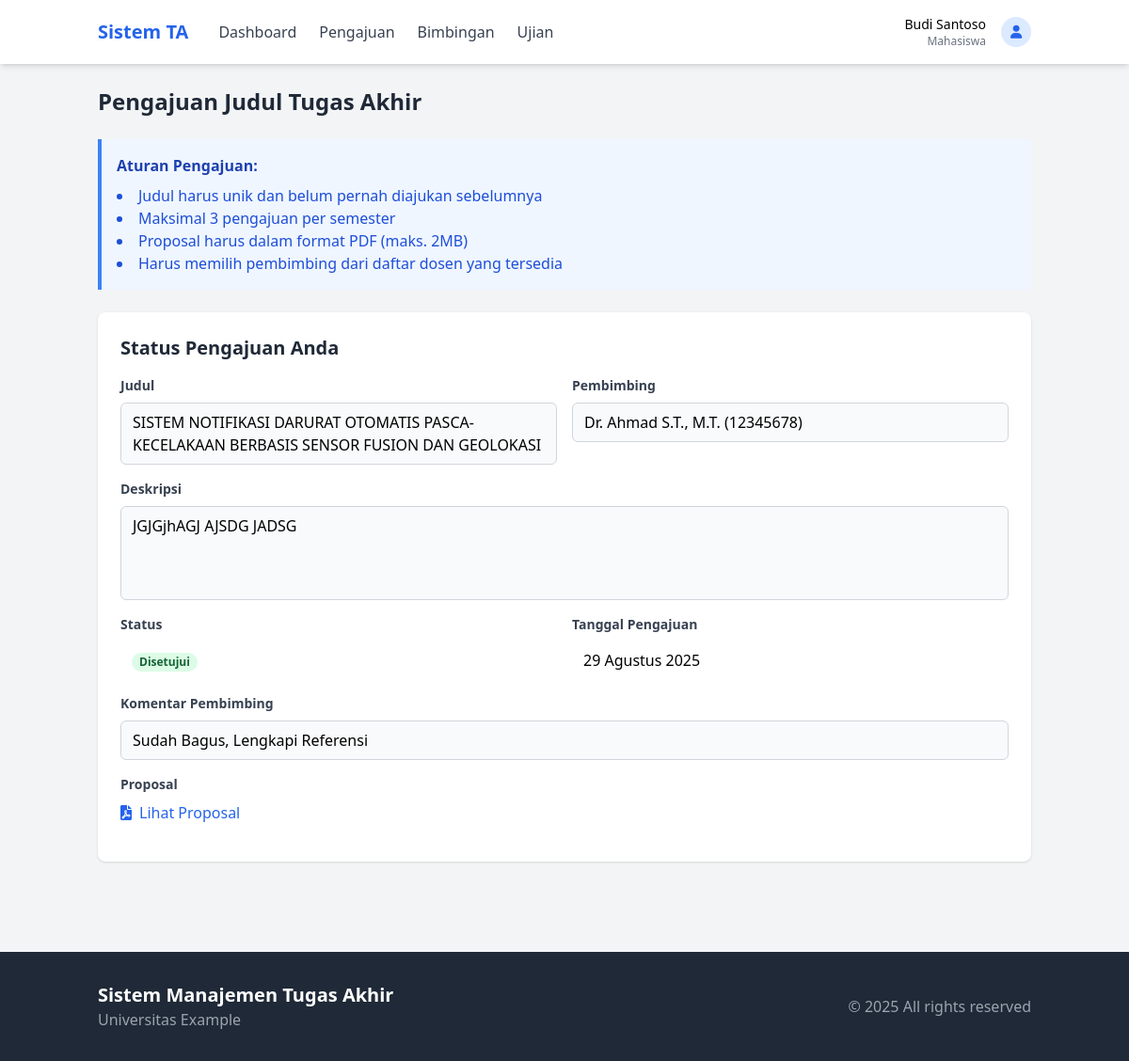
Page /modules/mahasiswa/pengajuan.php (signed in) on the committed database.
### tables this page shows
CREATE TABLE IF NOT EXISTS `tugas_akhir` (
  `id` int NOT NULL AUTO_INCREMENT,
  `mahasiswa_id` int DEFAULT NULL,
  `dosen_id` int DEFAULT NULL,
  `judul` varchar(255) NOT NULL,
  `deskripsi` text,
  `proposal_path` varchar(255) DEFAULT NULL,
  `status` enum('Diajukan','Review','Disetujui','Ditolak','Selesai') DEFAULT 'Diajukan',
  `tanggal_pengajuan` timestamp NULL DEFAULT CURRENT_TIMESTAMP,
  `catatan_dosen` text,
  PRIMARY KEY (`id`),
  KEY `mahasiswa_id` (`mahasiswa_id`),
  KEY `dosen_id` (`dosen_id`),
  CONSTRAINT `tugas_akhir_ibfk_1` FOREIGN KEY (`mahasiswa_id`) REFERENCES `mahasiswa` (`id`) ON DELETE CASCADE,
  CONSTRAINT `tugas_akhir_ibfk_2` FOREIGN KEY (`dosen_id`) REFERENCES `dosen` (`id`) ON DELETE SET NULL
);

CREATE TABLE IF NOT EXISTS `users` (
  `id` int NOT NULL AUTO_INCREMENT,
  `username` varchar(50) NOT NULL,
  `password` varchar(255) NOT NULL,
  `role` enum('admin','dosen','mahasiswa') NOT NULL,
  `nama` varchar(100) NOT NULL,
  `email` varchar(100) NOT NULL,
  `created_at` timestamp NULL DEFAULT CURRENT_TIMESTAMP,
  PRIMARY KEY (`id`),
  UNIQUE KEY `username` (`username`)
);

CREATE TABLE IF NOT EXISTS `dosen` (
  `id` int NOT NULL AUTO_INCREMENT,
  `user_id` int DEFAULT NULL,
  `nidn` varchar(20) NOT NULL,
  `bidang_keahlian` varchar(100) NOT NULL,
  `peran` enum('Pembimbing','Penguji','Keduanya') NOT NULL,
  PRIMARY KEY (`id`),
  UNIQUE KEY `nidn` (`nidn`),
  KEY `user_id` (`user_id`),
  CONSTRAINT `dosen_ibfk_1` FOREIGN KEY (`user_id`) REFERENCES `users` (`id`) ON DELETE CASCADE
);

### includes/functions.php (called while the page is built, shortened)
<?php
function getTugasAkhirByMahasiswa($mahasiswa_id) {
    global $pdo;
    $stmt = $pdo->prepare("
        SELECT ta.*, d.nidn, u.nama as dosen_nama
        FROM tugas_akhir ta
        LEFT JOIN dosen d ON ta.dosen_id = d.id
        LEFT JOIN users u ON d.user_id = u.id
        WHERE ta.mahasiswa_id = ?
    ");
    $stmt->execute([$mahasiswa_id]);
    return $stmt->fetch(PDO::FETCH_ASSOC);
}
function getMahasiswaByUserId($user_id) {
    global $pdo;
    $stmt = $pdo->prepare("
        SELECT m.*, u.nama, u.email
        FROM mahasiswa m
        JOIN users u ON m.user_id = u.id
        WHERE m.user_id = ?
    ");
    $stmt->execute([$user_id]);
    return $stmt->fetch(PDO::FETCH_ASSOC);
}
function getStatusBadgeClass($status) {
    switch ($status) {
        case 'Disetujui':
        case 'Dikonfirmasi':
        case 'Selesai':
        case 'Lulus':
        case 'Aktif':
            return 'bg-green-100 text-green-800';
    }
}
function formatTanggal($date) {
    $months = [
        'Januari', 'Februari', 'Maret', 'April', 'Mei', 'Juni',
        'Juli', 'Agustus', 'September', 'Oktober', 'November', 'Desember'
    ];
    $time = strtotime($date);
    return date('d', $time) . ' ' . $months[date('n', $time) - 1] . ' ' . date('Y', $time);
}
?>

### modules/mahasiswa/pengajuan.php (the view, shortened to what this page needs)
<?php
$mahasiswa = getMahasiswaByUserId($_SESSION['user_id']);
$mahasiswa_id = $mahasiswa['id'];
$tugas_akhir = getTugasAkhirByMahasiswa($mahasiswa_id);
$dosen = getAllDosen();
?>
<!DOCTYPE html>
<html lang="id">
<head>
    <script src="https://cdn.tailwindcss.com"></script>
    <link rel="stylesheet" href="https://cdnjs.cloudflare.com/ajax/libs/font-awesome/6.0.0/css/all.min.css">
</head>
<body class="bg-gray-100">
    <?php include '../../includes/header.php'; ?>
    <div class="container mx-auto px-4 py-6">
        <h1 class="text-2xl font-bold text-gray-800 mb-6">Pengajuan Judul Tugas Akhir</h1>
        <div class="bg-blue-50 border-l-4 border-blue-500 p-4 mb-6">
            <h3 class="font-bold text-blue-800">Aturan Pengajuan:</h3>
            <ul class="list-disc list-inside text-blue-700 mt-2">
                <li>Judul harus unik dan belum pernah diajukan sebelumnya</li>
                <li>Maksimal 3 pengajuan per semester</li>
                <li>Proposal harus dalam format PDF (maks. 2MB)</li>
                <li>Harus memilih pembimbing dari daftar dosen yang tersedia</li>
            </ul>
        </div>
        <?php if (!$tugas_akhir): ?>
            <div class="bg-white rounded-lg shadow p-6 mb-6">
                <h2 class="text-xl font-bold text-gray-800 mb-4">Ajukan Judul Baru</h2>
                <form method="POST" action="" enctype="multipart/form-data">
                    <div class="mb-4">
                        <label class="block text-gray-700 text-sm font-bold mb-2" for="judul">Judul Proposal</label>
                        <input type="text" id="judul" name="judul" required class="w-full px-3 py-2 border border-gray-300 rounded-md focus:outline-none focus:ring-2 focus:ring-blue-500" placeholder="Masukkan judul proposal">
                    </div>
                    <div class="mb-4">
                        <label class="block text-gray-700 text-sm font-bold mb-2" for="deskripsi">Deskripsi Singkat</label>
                        <textarea id="deskripsi" name="deskripsi" rows="4" required class="w-full px-3 py-2 border border-gray-300 rounded-md focus:outline-none focus:ring-2 focus:ring-blue-500" placeholder="Jelaskan secara singkat tentang proposal TA Anda"></textarea>
                    </div>
                    <div class="mb-4">
                        <label class="block text-gray-700 text-sm font-bold mb-2" for="dosen_id">Pilihan Pembimbing</label>
                        <select id="dosen_id" name="dosen_id" required class="w-full px-3 py-2 border border-gray-300 rounded-md focus:outline-none focus:ring-2 focus:ring-blue-500">
                            <option value="">-- Pilih Dosen Pembimbing --</option>
                            <?php foreach ($dosen as $d): ?>
                                <?php if ($d['peran'] === 'Pembimbing' || $d['peran'] === 'Keduanya'): ?>
                                    <option value="<?php echo $d['id']; ?>"><?php echo $d['nama'] . ' (' . $d['nidn'] . ') - ' . $d['bidang_keahlian']; ?></option>
                                <?php endif; ?>
                            <?php endforeach; ?>
                        </select>
                    </div>
                    <div class="mb-4">
                        <label class="block text-gray-700 text-sm font-bold mb-2" for="proposal">Upload Proposal (PDF, maks. 2MB)</label>
                        <input type="file" id="proposal" name="proposal" accept=".pdf" required class="w-full px-3 py-2 border border-gray-300 rounded-md focus:outline-none focus:ring-2 focus:ring-blue-500">
                        <p class="text-gray-500 text-xs mt-1">Hanya file PDF dengan ukuran maksimal 2MB</p>
                    </div>
                    <div class="flex justify-end">
                        <button type="submit" name="submit_pengajuan" class="bg-blue-500 text-white px-4 py-2 rounded-md hover:bg-blue-600 transition">
                            Ajukan Judul
                        </button>
                    </div>
                </form>
            </div>
        <?php else: ?>
            <div class="bg-white rounded-lg shadow p-6 mb-6">
                <h2 class="text-xl font-bold text-gray-800 mb-4">Status Pengajuan Anda</h2>
                <div class="grid grid-cols-1 md:grid-cols-2 gap-4 mb-4">
                    <div>
                        <label class="block text-gray-700 text-sm font-bold mb-2">Judul</label>
                        <p class="px-3 py-2 border border-gray-300 rounded-md bg-gray-50"><?php echo $tugas_akhir['judul']; ?></p>
                    </div>
                    <div>
                        <label class="block text-gray-700 text-sm font-bold mb-2">Pembimbing</label>
                        <p class="px-3 py-2 border border-gray-300 rounded-md bg-gray-50">
                            <?php echo $tugas_akhir['dosen_nama'] ? $tugas_akhir['dosen_nama'] . ' (' . $tugas_akhir['nidn'] . ')' : 'Belum dipilih'; ?>
                        </p>
                    </div>
                </div>
                <div class="mb-4">
                    <label class="block text-gray-700 text-sm font-bold mb-2">Deskripsi</label>
                    <p class="px-3 py-2 border border-gray-300 rounded-md bg-gray-50 min-h-[100px]"><?php echo $tugas_akhir['deskripsi']; ?></p>
                </div>
                <div class="grid grid-cols-1 md:grid-cols-2 gap-4 mb-4">
                    <div>
                        <label class="block text-gray-700 text-sm font-bold mb-2">Status</label>
                        <div class="px-3 py-2">
                            <?php $statusClass = getStatusBadgeClass($tugas_akhir['status']); ?>
                            <span class="px-2 inline-flex text-xs leading-5 font-semibold rounded-full <?php echo $statusClass; ?>">
                                <?php echo $tugas_akhir['status']; ?>
                            </span>
                        </div>
                    </div>
                    <div>
                        <label class="block text-gray-700 text-sm font-bold mb-2">Tanggal Pengajuan</label>
                        <p class="px-3 py-2"><?php echo formatTanggal($tugas_akhir['tanggal_pengajuan']); ?></p>
                    </div>
                </div>
                <?php if ($tugas_akhir['catatan_dosen']): ?>
                    <div class="mb-4">
                        <label class="block text-gray-700 text-sm font-bold mb-2">Komentar Pembimbing</label>
                        <p class="px-3 py-2 border border-gray-300 rounded-md bg-gray-50"><?php echo $tugas_akhir['catatan_dosen']; ?></p>
                    </div>
                <?php endif; ?>
                <?php if ($tugas_akhir['proposal_path']): ?>
                    <div class="mb-4">
                        <label class="block text-gray-700 text-sm font-bold mb-2">Proposal</label>
                        <a href="<?php echo BASE_URL . '/' . $tugas_akhir['proposal_path']; ?>" target="_blank" class="text-blue-600 hover:text-blue-800 inline-flex items-center">
                            <i class="fas fa-file-pdf mr-2"></i> Lihat Proposal
                        </a>
                    </div>
                <?php endif; ?>
            </div>
        <?php endif; ?>
    </div>
    <?php include '../../includes/footer.php'; ?>
</body>
</html>

### rows in the picture
tugas_akhir: judul "SISTEM NOTIFIKASI DARURAT OTOMATIS PASCA-KECELAKAAN BERBASIS SENSOR FUSION DAN GEOLOKASI", users.nama "Dr. Ahmad S.T., M.T.", dosen.nidn "12345678", deskripsi "JGJGjhAGJ AJSDG JADSG", status "Disetujui", tanggal_pengajuan "29 Agustus 2025", catatan_dosen "Sudah Bagus, Lengkapi Referensi"

### other values in the picture
$_SESSION['user_name'] "Budi Santoso"
$_SESSION['user_role'] "Mahasiswa"
